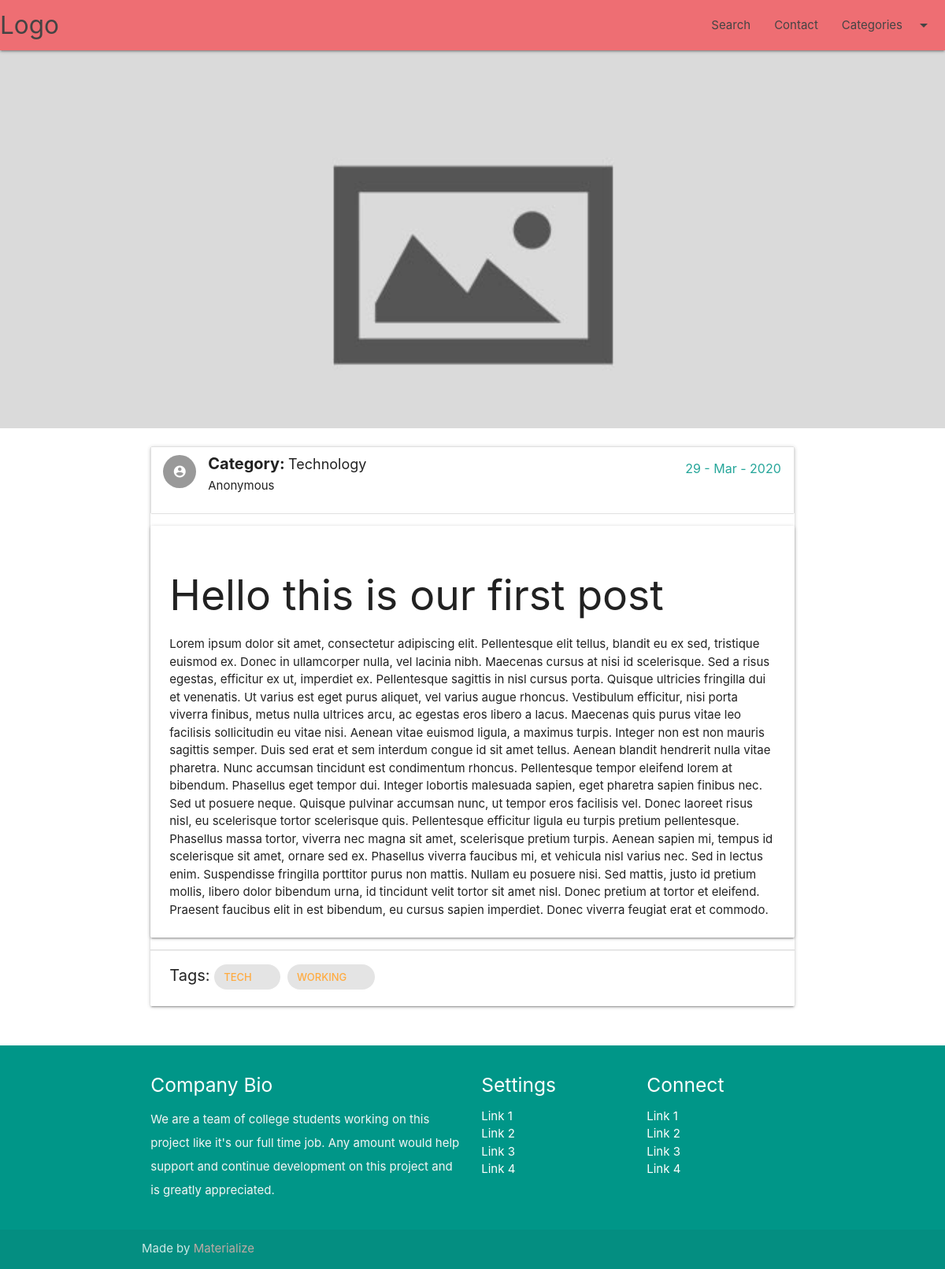
Screenshot of /post/hello-our-first-post with the database file from the repository.
### post/models.py (models this page shows, shortened)
class Post(models.Model):
	title = models.CharField(max_length=255, verbose_name='Title')
	slug = models.SlugField(unique=True)
	status = models.CharField(choices=STATUS_CHOICES, default='draft', max_length=10, verbose_name='Status')
	publication_date = models.DateTimeField(verbose_name='Created')
	category = models.ForeignKey(Category, on_delete=models.CASCADE, verbose_name='Category')
	picture = models.ImageField(upload_to='uploads/%Y/%m/%d', blank=True, null=True, verbose_name='Picture')
	content = RichTextUploadingField(verbose_name='Content')
	author = models.CharField(max_length=30, default='Anonymous', verbose_name='Created by')
	tags = models.ManyToManyField(Tag)
	class Meta:
		verbose_name='Post'
		verbose_name_plural = 'Posts'

class Category(models.Model):
	title = models.CharField(max_length=100, verbose_name='Title')
	slug  = models.SlugField(max_length=150, unique=True)
	class Meta:
		verbose_name='Category'
		verbose_name_plural = 'Categories'
	def __str__(self):
		return self.title

class Tag(models.Model):
	title = models.CharField(max_length=50, verbose_name='Tag')
	slug = models.SlugField(max_length=100, unique=True)
	class Meta:
		verbose_name='Tag'
		verbose_name_plural = 'Tags'
	def get_absolute_url(self):
		return reverse('tags', args=[self.slug])

### post/views.py (the view)
# urls.py: path('<slug:post_slug>', PostDetails, name='articledetails'),
def PostDetails(request, post_slug):
	article = get_object_or_404(Post, slug=post_slug)
	template = loader.get_template('post_detail.html')
	context = {
		'article':article,
	}
	return HttpResponse(template.render(context, request))

### django_blog/templates/post_detail.html (shortened to what this page needs)
{% extends 'base.html' %}
{% load static %}
{% block banner %}
  <div id="index-banner" class="parallax-container">
    <div class="section no-pad-bot">
    </div>
    <div class="parallax">
      {% if article.picture %}
        <img src="{{ article.picture.url }}" alt="Unsplashed background img 1">
      {% else %}
        <img src="{% static 'img/default-thumbnail.jpg' %}">
      {% endif %}
    </div>
  </div>
{% endblock %}
{% block content %}
    <div class="row">
      <div class="col s12 m12">
        <div class="card">
          <ul class="collection">
            <li class="collection-item avatar">
              <i class="material-icons circle">account_circle</i>
              <span style="font-size: 20px; font-weight: bold;" class="title">Category:</span>
              <span style="font-size: 18px;" class="title">{{ article.category }}</span>
              <span class="title secondary-content">{{ article.publication_date | date:"d - M - Y" }}</span>
              <p>{{ article.author }}</p>
            </li>
          </ul>
          <div class="card-panel">
            <h2 class="header">{{ article.title }}</h2>
            {{ article.content | safe }}
          </div>
          <div class="card-action">
            <span style="font-size: 20px;" class="title">Tags: </span>
            {% for tag in article.tags.all %}
                <div class="chip"><a href="{{ tag.get_absolute_url }}">{{ tag.title }}</a></div>
            {% endfor %}
          </div>
        </div>
      </div>
    </div>
{% endblock %}

### django_blog/static/css/style.css (style rules this page uses)
p { line-height: 2rem; }
.parallax-container { min-height: 480px; line-height: 0; height: auto; color: rgba(255,255,255,.9); }
.parallax-container .section { width: 100%; }

### rows the page displays
Post: category "Technology", publication_date "29 - Mar - 2020", author "Anonymous", title "Hello this is our first post", content "Lorem ipsum dolor sit amet, consectetur adipiscing elit. Pellentesque elit tellus, blandit eu ex sed, tristique euismod ex. Donec in ullamcorper nulla, vel lacinia nibh. Maecenas cursus at nisi id scelerisque. Sed a risus egestas, efficitur ex ut, imperdiet ex. Pellentesque sagittis in nisl cursus porta. Quisque ultricies fringilla dui et venenatis. Ut varius est eget purus aliquet, vel varius augue rhoncus. Vestibulum efficitur, nisi porta viverra finibus, metus nulla ultrices arcu, ac egestas eros libero a lacus. Maecenas quis purus vitae leo facilisis sollicitudin eu vitae nisi. Aenean vitae euismod ligula, a maximus turpis. Integer non est non mauris sagittis semper. Duis sed erat et…"
Tag: title "TECH"
Tag: title "WORKING"
